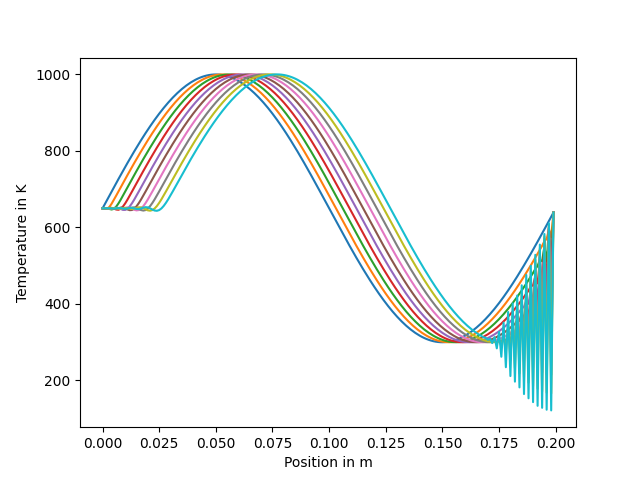

Write Python code to recreate this figure.
# Implements the lateral shift of the fire 
# by the given velocity

import matplotlib.pyplot as plt
import numpy
import math

ambient_temperature = 300. # K
flame_temperature = 1000. # K
velocity = 0.003 # m / s
dx = 0.001 # m
size = 200 # grid units
positions = dx * numpy.arange(size) # m
h = 0.01 # s
end_time = 10.0 # s
num_steps = int(end_time / h)

# This is used to keep track of the data that we want to plot.
data = []

def heat_conduction():
    temperatures_old = ambient_temperature * numpy.ones(size) # K
    for i in range(size):
        temperatures_old[i] += (flame_temperature - ambient_temperature) * 0.5 \
                               * (1. + math.sin(1. * 2. * math.pi * i / size))
    temperatures_new = numpy.copy(temperatures_old) # K

    for step in range(num_steps):
        if step % 100 == 0:
            data.append(([pos for pos in positions], 
                          [temp for temp in temperatures_old]))
        for i in range(1, size - 1):
            temperatures_new[i]=temperatures_old[i]-h*velocity*(0.5*(temperatures_old[i+1]-temperatures_old[i-1]))/dx
        temperatures_old, temperatures_new = temperatures_new, temperatures_old

    return temperatures_old

temperatures = heat_conduction()

def plot_me():
    for (pos, temp) in data:
        plt.plot(pos, temp)
    axes = plt.gca()                
    axes.set_xlabel('Position in m')
    axes.set_ylabel('Temperature in K')
    plt.show()

plot_me()
